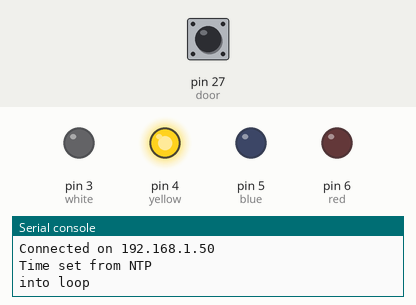
Simulated run of this program. Board: MicroPython board. Shown: output pins drawn as LEDs (lit = HIGH), the last lines printed to the serial console. The inputs (shaded band) are chosen by the test bench; at power-on: pin 27 (door) HIGH. WiFi joins after 1.5 s; the clock reads 2024-03-15 10:24:30 at power-on unless the program sets it; web requests get an empty 200 reply after 0.4 s.

Above: at 3.2 s.
3.3 s: pin 27 (door) driven LOW
At 3.5 s:
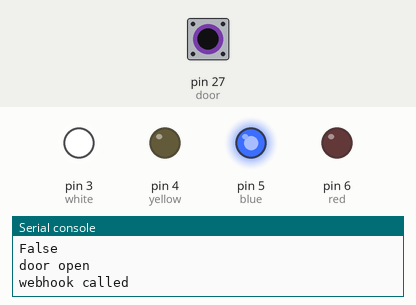
At 4.7 s:
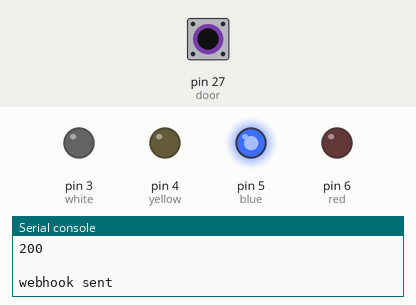
5.2 s: pin 27 (door) pulsed HIGH 2 times (0.12 s each, 0.3 s apart)
At 9.7 s:
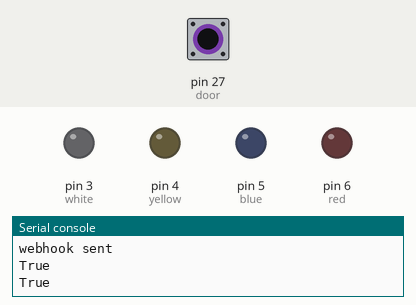
Timing chart, 0 to 11.2 s (numbered marks = the images above; inputs shaded):
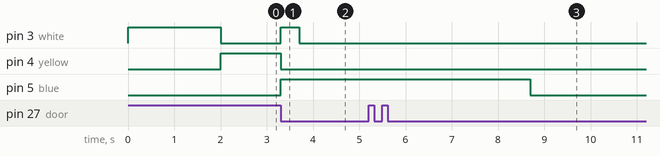

Measured:
- after the input at 3.3 s, pin 3 (white): LOW → HIGH at once, → LOW 0.40 s later; pin 4 (yellow): HIGH → LOW at once; pin 5 (blue): LOW → HIGH at once

The program:

main.py
```python
import network
import urequests
import usocket as socket
import time
import machine


try:
    import ustruct as struct
except:
    import struct


URL = "YOUR WEBHOOK URL"
UTC_OFFSET = 9
ssid = 'YOUR SSID'
password = 'YOUR PASSWORD'

INTERVAL = 30

card_newone = '''
{
    "type": "AdaptiveCard",
    "body": [
        {
            "type": "TextBlock",
            "size": "large",
            "weight": "bolder",
            "text": "誰か来たみたい(=^・・^=)"
        },
        {
            "type": "TextBlock",
            "text": "らずぱいがドアが開いたのを検知したよ!!!",
            "wrap": true
        }
    ],
    "$schema": "http://adaptivecards.io/schemas/adaptive-card.json",
    "version": "1.5"
}
'''

card_deactive = '''
{
    "type": "AdaptiveCard",
    "body": [
        {
            "type": "TextBlock",
            "size": "Large",
            "weight": "Bolder",
            "text": "誰もいないかも…（´・ω・｀）"
        },
        {
            "type": "TextBlock",
            "text": "{start}から{last}の期間の間にドアが{times}回開かれたよ!!\n\nこれ以降{inter}分間ドアの開閉が無かったから、誰もいないのかな…?\n",
            "wrap": true
        }
    ],
    "$schema": "http://adaptivecards.io/schemas/adaptive-card.json",
    "version": "1.5"
}
'''

def convert_time2rtc(tpl):
    rtn = tpl
    rtn = list(tpl)
    rtn[3] = tpl[-2]
    for i in range(3, 6):
        rtn[i + 1] = tpl[i]
    rtn[7] = 0
    return rtn


def ntptime():
    NTP_DELTA = 2208988800
    # ntp server
    # ntp_host = "ntp.nict.jp"
    # ntp_host = "time-c.nist.gov"
    # ntp_host = "time.cloudflare.com"
    # ntp_host = "time.google.com"
    ntp_host = "timeserver.cc.tsukuba.ac.jp"

    NTP_QUERY = bytearray(48)
    NTP_QUERY[0] = 0x1b
    addr = socket.getaddrinfo(ntp_host, 123)[0][-1]
    s = socket.socket(socket.AF_INET, socket.SOCK_DGRAM)
    # s.settimeout(1)
    res = s.sendto(NTP_QUERY, addr)
    msg = s.recv(48)
    s.close()
    val = struct.unpack("!I", msg[40:44])[0]
    return val - NTP_DELTA


def get_timetuple():
    # (year, month, day, hour, minute, second, day_of_the_week, day_of_the_year)
    t=ntptime()
    t = t + 9*60*60
    #print(t)
    datetimetuple = time.gmtime(t)
    return datetimetuple


def connect():
    wlan = network.WLAN(network.STA_IF)
    wlan.active(True)
    wlan.connect(ssid, password)
    while wlan.isconnected() == False:
        print('Waiting for connection...')
        time.sleep(1)
    ip = wlan.ifconfig()[0]
    print(f'Connected on {ip}')
    return ip


def webhook(empty = False): # empty = True: newone, empty = False: deactive
    global card_empty, card_someone, count, start_time, end_time, last_time, INTERVAL, white
    white.high()
    print('webhook called')
    if empty:
        card = card_newone
        summary = '誰か来たみたい(=^・・^=)'
    else:
        start = time.localtime(start_time)
        last = time.localtime(last_time)
        start = str(f'{start[3]}:{start[4]:02}')
        last = str(f'{last[3]}:{last[4]:02}')
        card = card_deactive.replace('{times}', str(count)).replace('{start}', start).replace('{last}', last).replace('{inter}', str(INTERVAL))
        summary = '誰もいないかも…（´・ω・｀）'
    payload = '''{
        "type":"message",
        "summary":"{summary}",
        "attachments":[
            {
            "contentType":"application/vnd.microsoft.card.adaptive",
            "contentUrl":null,
            "content": {card}
            }
        ]
        }'''.replace('{card}', card).replace('{summary}', summary)
    responce = urequests.post(URL, headers={"Content-Type": "application/json; charset=utf-8"}, data=payload.encode())
    print(responce.status_code)
    print(responce.text)
    responce.close()
    print('webhook sent')
    white.low()


def timer_init():
    # don't use
    global start_time, end_time
    start_time = time.localtime(time.time())
    left_mi = (60 - start_time[4]) % 30 - 1
    left_se = 60 - start_time[5]
    end_time = time.localtime(time.mktime(start_time) + left_mi * 60 + left_se)


def init_endtime():
    global end_time
    end_time = time.time() + 10 * 24 * 60 * 60


def set_timer():
    global end_time, last_time
    last_time = time.time()
    end_time = last_time + INTERVAL * 60


def reset_timer():
    global start_time, end_time
    start_time = time.time()
    end_time = time.time() + INTERVAL * 60


def wake(e):
    global door_open
    print(door_open)
    door_open = True


def door_fn():
    print('door open')
    global empty, count, blue, end_time, door_open, last_time, yellow
    yellow.low()
    set_timer()
    blue.high()
    if empty:
        webhook(empty=True)
        reset_timer()
    else:
        time.sleep(5)
    time.sleep(5)
    door_open = False
    empty = False
    count += 1
    blue.low()


def door_reset():
    global door_open, empty, count, yellow
    door_open = False
    empty = True
    yellow.high()
    count = 0


def addup():
    global count, yellow
    print('addup')
    webhook(empty=False)
    door_reset()
    init_endtime()


def loop():
    global empty, end_time, door_open, blue
    print('into loop')
    while True:
        blue.low()
        if door_open:
            door_fn()
        if time.time() - end_time > 0:
            addup()


def set_time():
    global rtc
    now = get_timetuple()
    rtc_fmt = convert_time2rtc(now)
    rtc.datetime(rtc_fmt)
    print('Time set from NTP')


def pin_init():
    global white, yellow, blue, red
    white = machine.Pin(3, machine.Pin.OUT)
    yellow = machine.Pin(4, machine.Pin.OUT)
    blue = machine.Pin(5, machine.Pin.OUT)
    red = machine.Pin(6, machine.Pin.OUT)
    white.low()
    yellow.low()
    blue.low()
    red.low()


def door_init():
    global door, door_open, count
    door = machine.Pin(27, machine.Pin.IN, machine.Pin.PULL_UP)
    door.irq(handler=wake, trigger=machine.Pin.IRQ_FALLING)
    count = 0
    door_open = False


def time_init():
    global rtc
    rtc = machine.RTC()
    set_time()


try:
    print('Booting...')
    pin_init()

    white.high()
    connect()
    time_init()
    init_endtime()
    door_init()
    white.low()

    empty = True
    yellow.high()
    loop()
except:
    pass

red.high()
```
